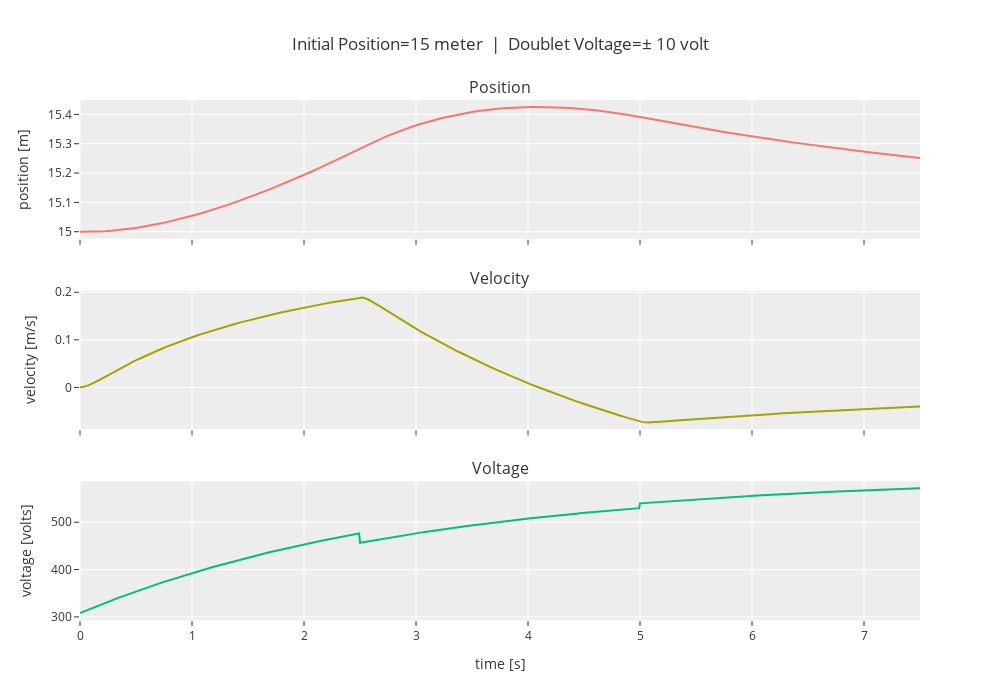

Write notebook code for a chart like this one.
### Markdown cell above
### $x = 15$

### Code cell
nonlinear_analysis(15, doublet_magnitude=10)

### Figure 1 — Plotly figure (JSON) as saved in the notebook; plotly's stock layout.template omitted (floating-point values rounded to 4 significant figures; data arrays with more than 128 entries replaced by an {"elided": "..."} marker saying what was removed)
{"data": [{"type": "scatter", "x": {"elided": "152 float values"}, "xaxis": "x", "y": {"elided": "152 float values"}, "yaxis": "y"}, {"type": "scatter", "x": {"elided": "152 float values"}, "xaxis": "x2", "y": {"elided": "152 float values"}, "yaxis": "y2"}, {"type": "scatter", "x": {"elided": "1000 float values"}, "xaxis": "x3", "y": {"elided": "1000 float values"}, "yaxis": "y3"}], "layout": {"annotations": [{"font": {"size": 16}, "showarrow": false, "text": "Position", "x": 0.5, "xanchor": "center", "xref": "paper", "y": 1, "yanchor": "bottom", "yref": "paper"}, {"font": {"size": 16}, "showarrow": false, "text": "Velocity", "x": 0.5, "xanchor": "center", "xref": "paper", "y": 0.6333, "yanchor": "bottom", "yref": "paper"}, {"font": {"size": 16}, "showarrow": false, "text": "Voltage", "x": 0.5, "xanchor": "center", "xref": "paper", "y": 0.2667, "yanchor": "bottom", "yref": "paper"}], "height": 700, "showlegend": false, "title": {"text": "Initial Position=15 meter  |  Doublet Voltage=± 10 volt"}, "width": 1000, "xaxis": {"anchor": "y", "autorange": true, "domain": [0, 1], "matches": "x3", "range": [0, 7.5], "showticklabels": false, "type": "linear"}, "xaxis2": {"anchor": "y2", "autorange": true, "domain": [0, 1], "matches": "x3", "range": [0, 7.5], "showticklabels": false, "type": "linear"}, "xaxis3": {"anchor": "y3", "autorange": true, "domain": [0, 1], "range": [0, 7.5], "title": {"text": "time [s]"}, "type": "linear"}, "yaxis": {"anchor": "x", "autorange": true, "domain": [0.7333, 1], "range": [14.98, 15.45], "title": {"text": "position [m]"}, "type": "linear"}, "yaxis2": {"anchor": "x2", "autorange": true, "domain": [0.3667, 0.6333], "range": [-0.08822, 0.2034], "title": {"text": "velocity [m/s]"}, "type": "linear"}, "yaxis3": {"anchor": "x3", "autorange": true, "domain": [0, 0.2667], "range": [293.4, 586.3], "title": {"text": "voltage [volts]"}, "type": "linear"}}}
